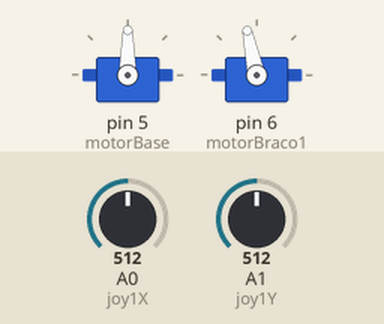
Recording of a sketch running on a simulated Arduino Uno, built with avr-gcc and run on an emulated ATmega328P. On the bench: 2 × servo. The inputs (shaded band) are chosen by the test bench; at power-on: A0 (joy1X) = 512, A1 (joy1Y) = 512.

Above: at 1.2 s.
1.3 s: A0 (joy1X) set to 716
At 2.1 s:
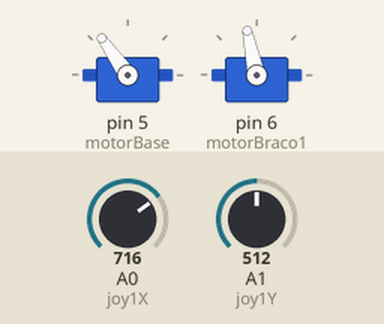
2.8 s: A1 (joy1Y) set to 716
At 3.5 s:
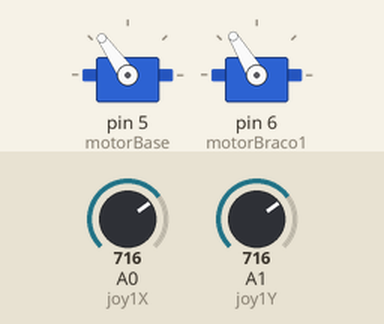
4.3 s: A0 (joy1X) set to 900
At 4.9 s:
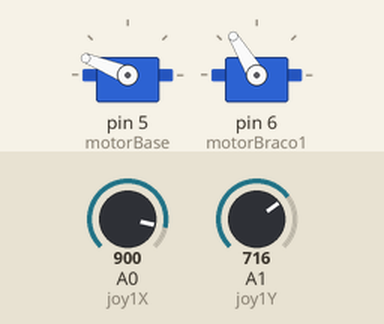
5.8 s: A1 (joy1Y) set to 511
At 6.3 s:
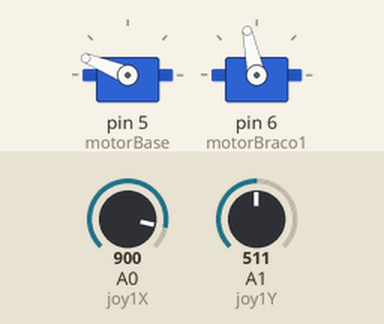
7.3 s: A0 (joy1X) set to 1023
At 7.7 s:
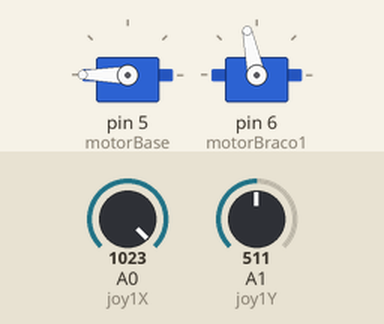
8.8 s: A1 (joy1Y) set to 306
At 10.3 s:
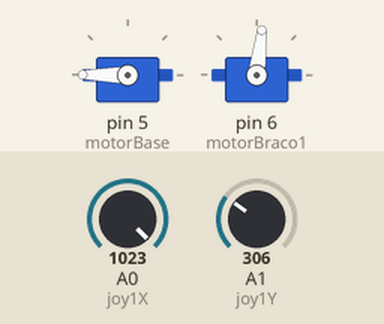
Timing chart, 0 to 11.3 s (numbered marks = the images above; inputs shaded):
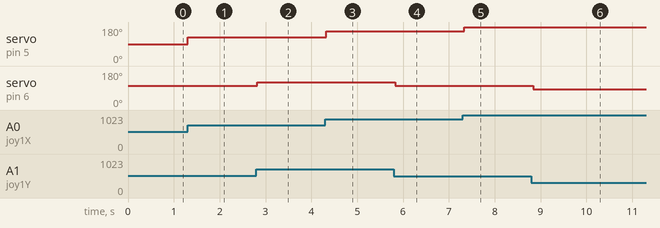

The sketch:

code-braco-robotico.ino
```cpp
#include <Servo.h>

#define ANGULO_INICIAL_MOTOR 90

#define joy1X A0 // azul
#define joy1Y A1 // roxo

#define joy2X A2 // azul
#define joy2Y A3 // roxo

Servo motorBase;
Servo motorBraco1;
Servo motorBraco2;
Servo motorGarra;

void setup() {
  mapeamentoPinosServos();
  inicializacaoAngulosServos();
  mapeamentoJoystickComoInput();
  Serial.begin(9600);
}

void loop() {
  moverBase();
  moverBraco1();
  //moverBraco2();
  //moverGarra();

  delay(100);
}

// ------- Funções auxiliares -------

// Mapeamento dos pinos dos servos
void mapeamentoPinosServos(){
  motorBase.attach(5);
  motorBraco1.attach(6);
  //motorBraco2.attach(9);
  //motorGarra.attach(10);
}

// Inicialização dos angulos dos motores
void inicializacaoAngulosServos(){
    motorBase.write(ANGULO_INICIAL_MOTOR);
    motorBraco1.write(ANGULO_INICIAL_MOTOR);
    motorBraco2.write(ANGULO_INICIAL_MOTOR);
    //delay(2000);
    //motorBraco2.write(60);
    motorGarra.write(ANGULO_INICIAL_MOTOR);

    Serial.println("inicialiando angulos");
}

// Mapear os pinos do joystick como INPUT
void mapeamentoJoystickComoInput(){
  pinMode(joy1X, INPUT);
  pinMode(joy1Y, INPUT);
  pinMode(joy2X, INPUT);
  pinMode(joy2Y, INPUT);
}

// Mover Base
void moverBase(){
  int posX = analogRead(joy1X);
  posX = map(posX, 0, 1023, 0, 180);
  motorBase.write(posX);
}

// Mover braço 1
void moverBraco1(){
  int posY = analogRead(joy1Y);
  posY = map(posY, 0, 1023, 55, 150);
  motorBraco1.write(posY);
}

// Mover braço 2
void moverBraco2(){
  int posX = analogRead(joy2X);
  posX = map(posX, 0, 1023, 40, 60);
  motorBraco2.write(posX);

 Serial.println(posX);
}

// Mover garra
void moverGarra(){
  int posY = analogRead(joy2Y);
  posY = map(posY, 0, 1023, 90, 130);
  motorGarra.write(posY);
}
```

Measured:
- after the input at 1.3 s, servo on pin 5 (motorBase): 90° → 125° at once
- after the input at 2.8 s, servo on pin 6 (motorBraco1): 102° → 121° at once
- after the input at 4.3 s, servo on pin 5 (motorBase): 125° → 158° at once
- after the input at 5.8 s, servo on pin 6 (motorBraco1): 121° → 102° at once
- after the input at 7.3 s, servo on pin 5 (motorBase): 158° → 180° at once
- after the input at 8.8 s, servo on pin 6 (motorBraco1): 102° → 83° at once
